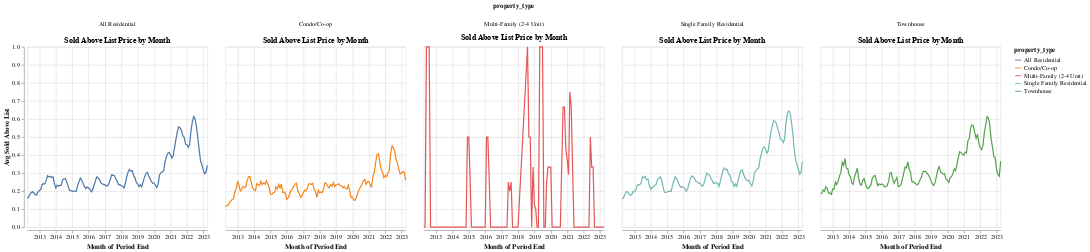

Notebook cell for this chart:
### Markdown cell above
# 4) Sold Above List Price by Month

### Code cell
# Calculate average sold above list price by month and property type
data_agg = df_features.groupby([pd.Grouper(key='period_end', freq='M'), 'property_type']).agg({'sold_above_list': 'mean'}).reset_index()

alt.Chart(data_agg).mark_line().encode(
    x=alt.X('period_end:T', axis=alt.Axis(title='Month of Period End')),
    y=alt.Y('sold_above_list:Q', axis=alt.Axis(title='Avg Sold Above List')),
    color='property_type:N',
    tooltip=['property_type:N', 'period_end:T', 'sold_above_list:Q']
).properties(
    title='Sold Above List Price by Month'
).facet(column='property_type:N')

### Figure 1 — Vega-Lite specification as saved in the notebook (floating-point values rounded to 4 significant figures; data arrays with more than 128 entries replaced by an {"elided": "..."} marker saying what was removed)
{"config": {"view": {"continuousWidth": 300, "continuousHeight": 300}}, "data": {"name": "data-d160528044921981c7f33da2e524157f"}, "facet": {"column": {"field": "property_type", "type": "nominal"}}, "spec": {"mark": {"type": "line"}, "encoding": {"color": {"field": "property_type", "type": "nominal"}, "tooltip": [{"field": "property_type", "type": "nominal"}, {"field": "period_end", "type": "temporal"}, {"field": "sold_above_list", "type": "quantitative"}], "x": {"axis": {"title": "Month of Period End"}, "field": "period_end", "type": "temporal"}, "y": {"axis": {"title": "Avg Sold Above List"}, "field": "sold_above_list", "type": "quantitative"}}, "title": "Sold Above List Price by Month"}, "$schema": "https://vega.github.io/schema/vega-lite/v5.8.0.json", "datasets": {"data-d160528044921981c7f33da2e524157f": {"elided": "638 records"}}}
